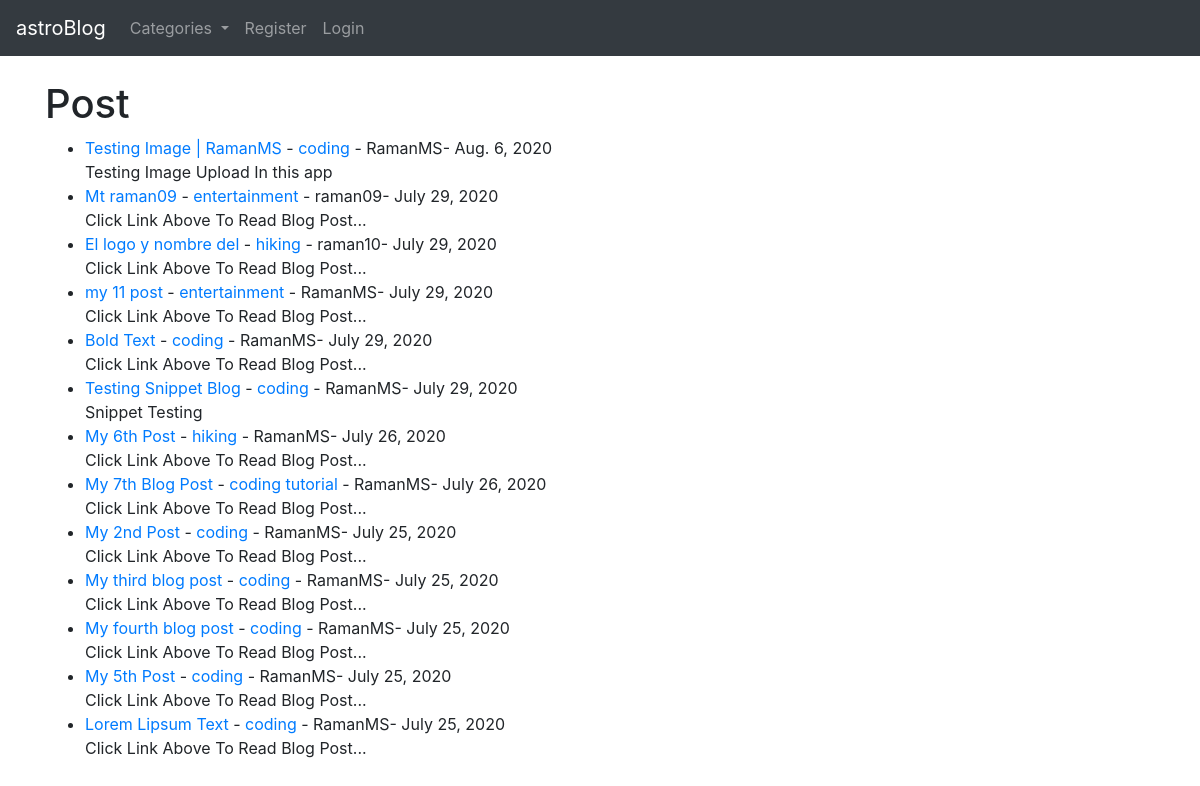
The page / on the database its author committed.
### blog/models.py (models this page shows, shortened)
class Post(models.Model):
    title = models.CharField(max_length=255)
    header_image = models.ImageField(null=True, blank=True, upload_to="images/")
    title_tag = models.CharField(max_length=255)
    author = models.ForeignKey(User, on_delete=models.CASCADE)
    body = RichTextField(blank=True, null=True)
    post_date = models.DateField(auto_now_add=True)
    category = models.CharField(max_length=255, default='coding')
    snippet = models.CharField(max_length=255, )
    likes = models.ManyToManyField(User, related_name='blog_posts')

### blog/views.py (the view)
# urls.py: path('', HomeView.as_view(), name="home"),
class HomeView(ListView):
    model = Post
    template_name = 'home.html'
    ordering = ['-post_date']
    def get_context_data(self, *args, **kwargs):
        cat_menu = Category.objects.all()
        context = super(HomeView, self).get_context_data()
        context["cat_menu"] = cat_menu
        return context

### blog/models.py (called while the page is built)
    def __str__(self):
      return self.name

### blog/templates/home.html (shortened to what this page needs)
{% extends 'base.html'%}
{% block content %}
<h1>Post</h1>
<ul>
{% for post in object_list %}
    <li><a href="{% url 'article-detail' post.pk %}">
    {{ post.title }}</a>
    - <a href="{% url 'category' post.category|slugify %}" > {{post.category }} </a>
    - {{ post.author }}- {{ post.post_date }}
    <br/>
    {{ post.snippet }}</li>
{% endfor %}
</ul>
{% endblock %}

### rows shown on the page
Post: title "Testing Image | RamanMS", category "coding", author "RamanMS", post_date "Aug. 6, 2020", snippet "Testing Image Upload In this app"
Post: title "Mt raman09", category "entertainment", author "raman09", post_date "July 29, 2020", snippet "Click Link Above To Read Blog Post..."
Post: title "El logo y nombre del", category "hiking", author "raman10", post_date "July 29, 2020", snippet "Click Link Above To Read Blog Post..."
Post: title "my 11 post", category "entertainment", author "RamanMS", post_date "July 29, 2020", snippet "Click Link Above To Read Blog Post..."
Post: title "Bold Text", category "coding", author "RamanMS", post_date "July 29, 2020", snippet "Click Link Above To Read Blog Post..."
Post: title "Testing Snippet Blog", category "coding", author "RamanMS", post_date "July 29, 2020", snippet "Snippet Testing"
Post: title "My 6th Post", category "hiking", author "RamanMS", post_date "July 26, 2020", snippet "Click Link Above To Read Blog Post..."
Post: title "My 7th Blog Post", category "coding tutorial", author "RamanMS", post_date "July 26, 2020", snippet "Click Link Above To Read Blog Post..."
Post: title "My 2nd Post", category "coding", author "RamanMS", post_date "July 25, 2020", snippet "Click Link Above To Read Blog Post..."
Post: title "My third blog post", category "coding", author "RamanMS", post_date "July 25, 2020", snippet "Click Link Above To Read Blog Post..."
Post: title "My fourth blog post", category "coding", author "RamanMS", post_date "July 25, 2020", snippet "Click Link Above To Read Blog Post..."
Post: title "My 5th Post", category "coding", author "RamanMS", post_date "July 25, 2020", snippet "Click Link Above To Read Blog Post..."
Post: title "Lorem Lipsum Text", category "coding", author "RamanMS", post_date "July 25, 2020", snippet "Click Link Above To Read Blog Post..."
